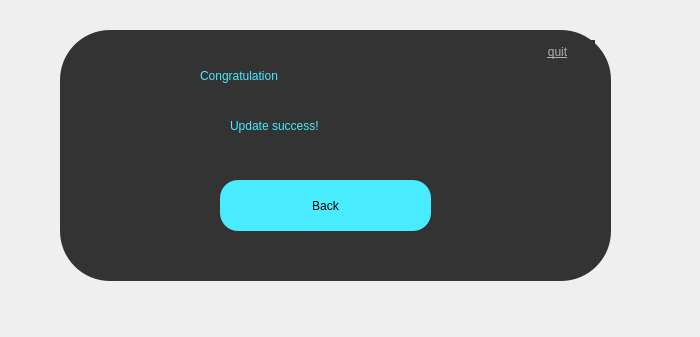
<?xml version="1.0" encoding="UTF-8"?>
<ui version="4.0">
 <class>update_success</class>
 <widget class="QDialog" name="update_success">
  <property name="geometry">
   <rect>
    <x>0</x>
    <y>0</y>
    <width>700</width>
    <height>337</height>
   </rect>
  </property>
  <property name="windowTitle">
   <string>Dialog</string>
  </property>
  <widget class="QFrame" name="frame">
   <property name="geometry">
    <rect>
     <x>60</x>
     <y>30</y>
     <width>551</width>
     <height>251</height>
    </rect>
   </property>
   <property name="styleSheet">
    <string notr="true">*{
	background:#333;
	border-radius:50px
}</string>
   </property>
   <property name="frameShape">
    <enum>QFrame::StyledPanel</enum>
   </property>
   <property name="frameShadow">
    <enum>QFrame::Raised</enum>
   </property>
   <widget class="QLabel" name="label">
    <property name="geometry">
     <rect>
      <x>140</x>
      <y>10</y>
      <width>291</width>
      <height>71</height>
     </rect>
    </property>
    <property name="styleSheet">
     <string notr="true">*{
	color:#49ebff;
	font: 28pt &quot;AR JULIAN&quot;;
}</string>
    </property>
    <property name="text">
     <string>Congratulation</string>
    </property>
   </widget>
   <widget class="QLabel" name="label_2">
    <property name="geometry">
     <rect>
      <x>170</x>
      <y>80</y>
      <width>231</width>
      <height>31</height>
     </rect>
    </property>
    <property name="styleSheet">
     <string notr="true">*{
	color:#49ebff;
	font: 20pt &quot;AR JULIAN&quot;;
}</string>
    </property>
    <property name="text">
     <string>Update success!</string>
    </property>
   </widget>
   <widget class="QPushButton" name="back_buttom">
    <property name="geometry">
     <rect>
      <x>160</x>
      <y>150</y>
      <width>211</width>
      <height>51</height>
     </rect>
    </property>
    <property name="styleSheet">
     <string notr="true">*{
	background:#49ebff;
	font: 20pt &quot;AR JULIAN&quot;;
	border-radius:18;
}

*:hover
{
	background:red;
}</string>
    </property>
    <property name="text">
     <string>Back</string>
    </property>
   </widget>
   <widget class="QPushButton" name="close_button">
    <property name="geometry">
     <rect>
      <x>460</x>
      <y>10</y>
      <width>75</width>
      <height>23</height>
     </rect>
    </property>
    <property name="styleSheet">
     <string notr="true">*{
	
	font: 15pt &quot;黑体&quot;;
	
	color: rgb(175, 175, 175);
	text-decoration: underline;
	background:#333;
}

QPushButton:hover{
	background:#49ebff;
	border-radius:18px;
}</string>
    </property>
    <property name="text">
     <string>quit</string>
    </property>
   </widget>
  </widget>
 </widget>
 <resources/>
 <connections/>
</ui>
